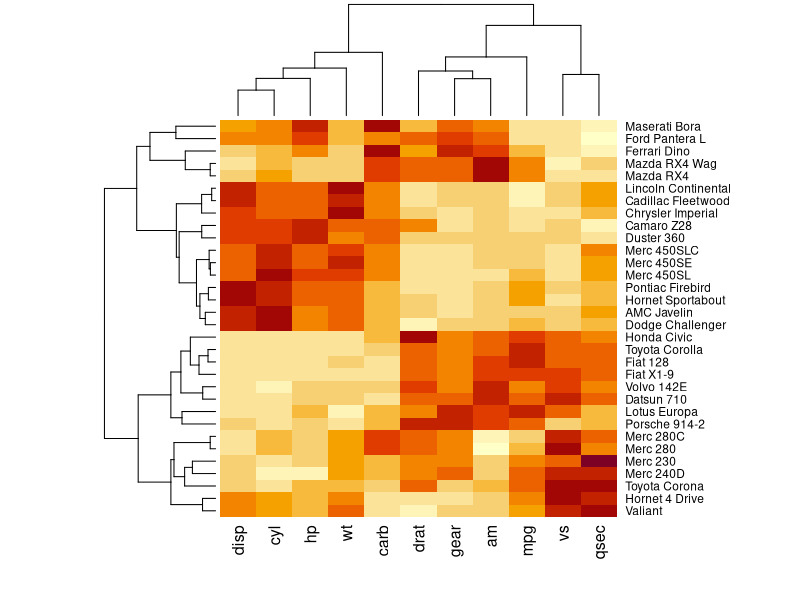

Generate this figure with R:
# Author: Emmanuel Ndubuisi; Date: Feb 2 2022; Purpose: To generate heat map on some sample

# sets the working directory for script
# setwd("")

# load sample data called mtcars
df <- mtcars

# check first few lines of data
head(df)
dim(df)

# convert to numerical method
# without scaling -> error: x must be a numeric matrix.
df <- scale(df)

# generate head map using default R function.
heatmap(df, scale="row")
